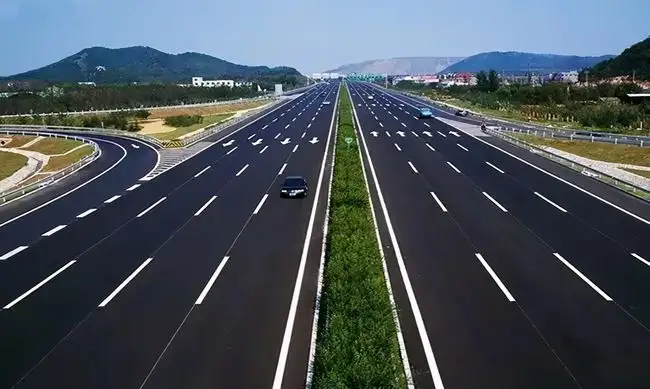
#> input picture road.webp, 650 x 389 px, given in place of road.jpg, which was not available
$ python color_test.py   (Python 2 division)   (older library calls are emulated)
#> lines starting #> are read from the running program, lines starting #| are printed output that depends on the picture; after the words box and inside, x2 and y2 are one past the last pixel; in counts of white or black regions, pixels touching at a corner belong together; pictures that were not available may be replaced by others from this repository, and a replacement may not be noted
#!/usr/bin/env python3

"""
File: opencv-open-file-color-test.py

This Python 3 code is published in relation to the article below:
https://www.bluetin.io/opencv/opencv-color-detection-filtering-python/

Website:    www.bluetin.io
Author:     Mark Heywood
Date:	    8/12/2017
Version     0.1.0
License:    MIT
"""

from __future__ import division
import cv2
import numpy as np

def nothing(*arg):
        pass

# Initial HSV GUI slider values to load on program start.
#icol = (36, 202, 59, 71, 255, 255)    # Green
icol = (18, 0, 196, 36, 255, 255)  # Yellow
#icol = (89, 0, 0, 125, 255, 255)  # Blue
#icol = (0, 100, 80, 10, 255, 255)   # Red
cv2.namedWindow('colorTest')
# Lower range colour sliders.
cv2.createTrackbar('lowHue', 'colorTest', icol[0], 255, nothing)
cv2.createTrackbar('lowSat', 'colorTest', icol[1], 255, nothing)
cv2.createTrackbar('lowVal', 'colorTest', icol[2], 255, nothing)
# Higher range colour sliders.
cv2.createTrackbar('highHue', 'colorTest', icol[3], 255, nothing)
cv2.createTrackbar('highSat', 'colorTest', icol[4], 255, nothing)
cv2.createTrackbar('highVal', 'colorTest', icol[5], 255, nothing)

# Raspberry pi file path example.
frame = cv2.imread('/home/zc/catkin_wss/src/visions/scripts/road.jpg')
#> frame is the input picture: shape (389, 650, 3); mean B, G, R 90.9, 83, 73.6
# Windows file path example.
#frame = cv2.imread('road.jpg')

#HXB imag_size middle_lane
height, width, channels = frame.shape
#> height = 389; width = 650; channels = 3
print(height, width, channels)
#| 389 650 3
cx, cy = height/2, width/2
#> cx = 194.5; cy = 325
print(cx,cy)
#| 194.5 325.0

while True:
    # Get HSV values from the GUI sliders.
    lowHue = cv2.getTrackbarPos('lowHue', 'colorTest')
    lowSat = cv2.getTrackbarPos('lowSat', 'colorTest')
    lowVal = cv2.getTrackbarPos('lowVal', 'colorTest')
    highHue = cv2.getTrackbarPos('highHue', 'colorTest')
    highSat = cv2.getTrackbarPos('highSat', 'colorTest')
    highVal = cv2.getTrackbarPos('highVal', 'colorTest')

    # Show the original image.
    cv2.imshow('frame', frame)

    # Blur methods available, comment or uncomment to try different blur methods.
    frameBGR = cv2.GaussianBlur(frame, (7, 7), 0)
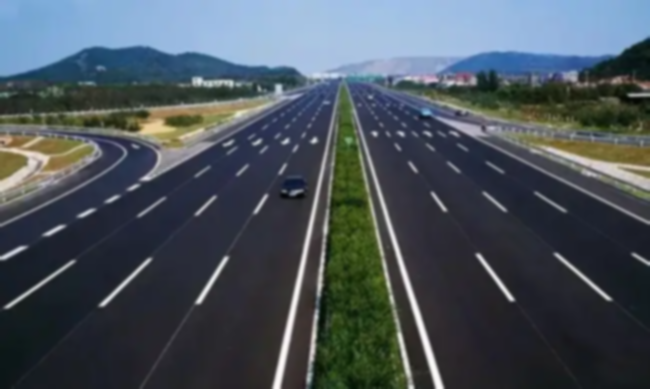
#> frameBGR: shape (389, 650, 3); mean B, G, R 90.9, 83, 73.6
    #frameBGR = cv2.medianBlur(frameBGR, 7)
    #frameBGR = cv2.bilateralFilter(frameBGR, 15 ,75, 75)
    """kernal = np.ones((15, 15), np.float32)/255
    frameBGR = cv2.filter2D(frameBGR, -1, kernal)"""

    # Show blurred image.
    #cv2.imshow('blurred', frameBGR)

    # HSV (Hue, Saturation, Value).
    # Convert the frame to HSV colour model.
    hsv = cv2.cvtColor(frameBGR, cv2.COLOR_BGR2HSV)
#> hsv: shape (389, 650, 3); mean H, S, V 96.1, 73.8, 97.1

    # HSV values to define a colour range.
    colorLow = np.array([lowHue,lowSat,lowVal])
    colorHigh = np.array([highHue,highSat,highVal])
    mask = cv2.inRange(hsv, colorLow, colorHigh)
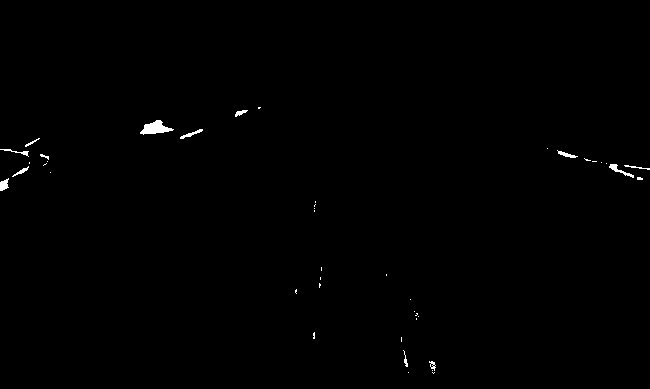
#> mask: shape (389, 650); 0.4% white; 43 white regions (30 under 20 px), largest, box (x1, y1, x2, y2) and area: (140, 120, 174, 135) 274, (609, 164, 634, 178) 95, (0, 178, 9, 191) 78
    # Show the first mask
    #cv2.imshow('mask-plain', mask)

    kernal = cv2.getStructuringElement(cv2.MORPH_ELLIPSE, (7, 7))
    mask = cv2.morphologyEx(mask, cv2.MORPH_CLOSE, kernal)
#> mask: shape (389, 650); 0.44% white; 31 white regions (20 under 20 px), largest, box (x1, y1, x2, y2) and area: (140, 120, 174, 135) 278, (608, 164, 650, 180) 211, (0, 166, 29, 191) 132
    mask = cv2.morphologyEx(mask, cv2.MORPH_OPEN, kernal)
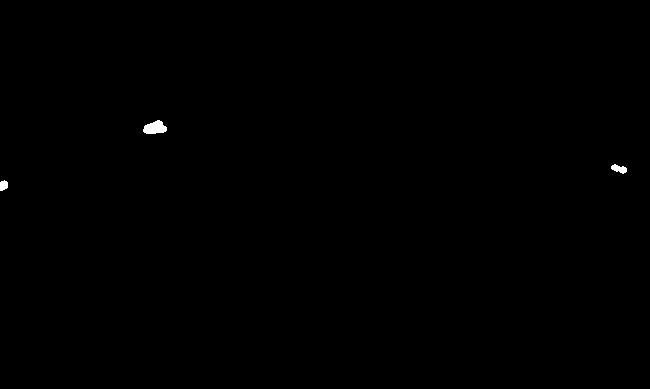
#> mask: shape (389, 650); 0.16% white; 3 white regions, box (x1, y1, x2, y2) and area: (143, 120, 167, 134) 237, (611, 164, 627, 174) 96, (0, 180, 8, 191) 70

    # Show morphological transformation mask
    #cv2.imshow('mask', mask)

    # Put mask over top of the original image.
    result = cv2.bitwise_and(frame, frame, mask = mask)


    # Show final output image
    #cv2.imshow('colorTest', result)
    #cv2.imwrite(r"/home/zc/Desktop/lenna.jpg",result)

    #cut_image height width
    cut_result=result[900:1270,2:300].copy()
#> cut_result = empty array
    cv2.imwrite(r"/home/zc/Desktop/lenna2.jpg",cut_result)


   #
#> (the run stopped early here; a loop or call above may not have finished)

$ run again, with 5-20.jpg saved as road.webp
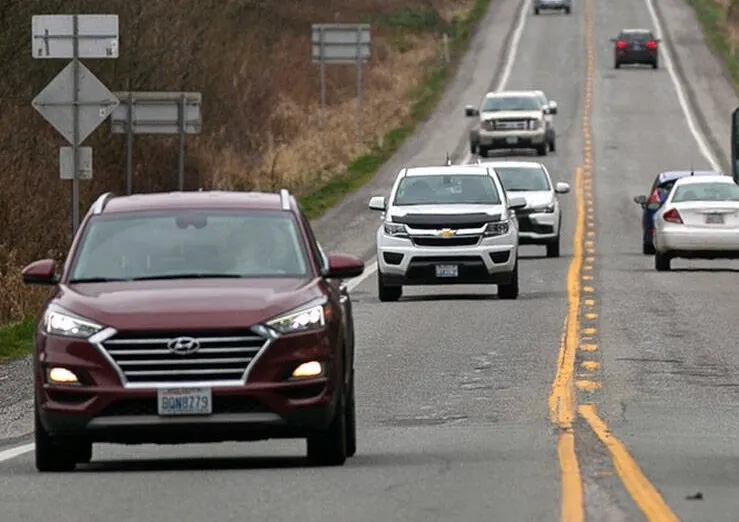
#> input picture 5-20.jpg, 739 x 522 px, given in place of road.jpg, which was not available
#> frame is the input picture: shape (522, 739, 3); mean B, G, R 103.7, 109.8, 115.1
#| 522 739 3
#| 261.0 369.5
#> `frameBGR = cv2.GaussianBlur(frame, (7, 7), 0)`:
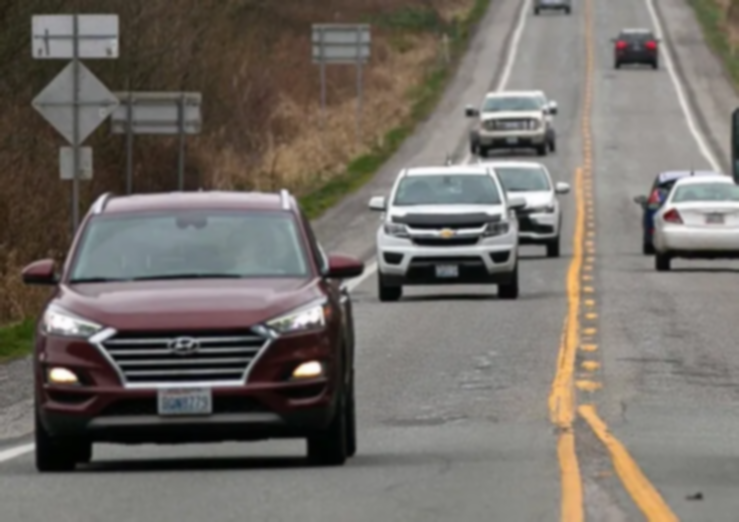
#> frameBGR: shape (522, 739, 3); mean B, G, R 103.7, 109.8, 115.1
#> hsv: shape (522, 739, 3); mean H, S, V 44.2, 41.5, 116.8
#> `mask = cv2.inRange(hsv, colorLow, colorHigh)`:
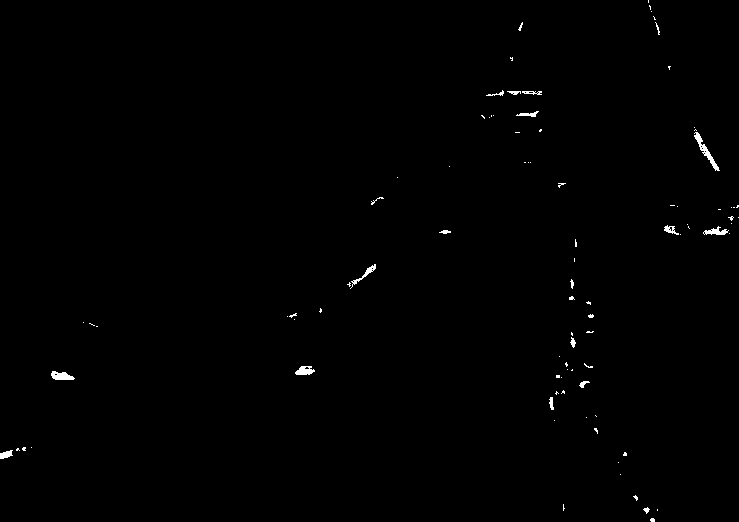
#> mask: shape (522, 739); 0.44% white; 91 white regions (72 under 20 px), largest, box (x1, y1, x2, y2) and area: (694, 132, 720, 171) 213, (51, 371, 75, 380) 148, (295, 366, 315, 375) 127
#> cut_result = empty array
